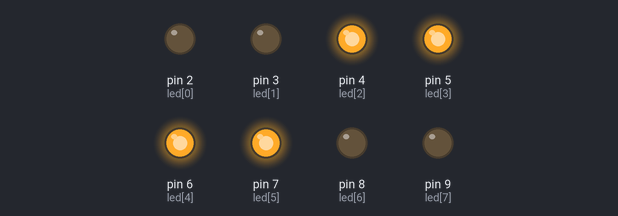
The sketch below on a simulated Arduino Uno, built with avr-gcc and run on an emulated ATmega328P. Shown: output pins drawn as LEDs (lit = HIGH).

Above: at 0.1 s.
Timing chart, 0 to 1.6 s (numbered marks = the images above):
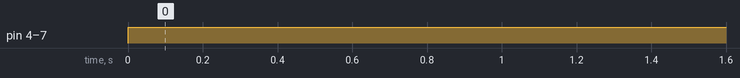

Measured:
- by itself, pin 4 (led[2]), pin 5 (led[3]), pin 6 (led[4]), pin 7 (led[5]): LOW → HIGH at 0.00 s

The sketch:

8Bit_led_v2.ino
```cpp
int led[8] = {2,3,4,5,6,7,8,9};
byte data = 0b00111100;

void setup()
{
  for(int pins=0;pins<8;pins++)
  {
    pinMode(led[pins], OUTPUT);
  }
}

void loop()
{
  for(int bits=0;bits<8;bits++)
  {
    digitalWrite(led[bits],bitRead(data,bits));
  }
}
```
